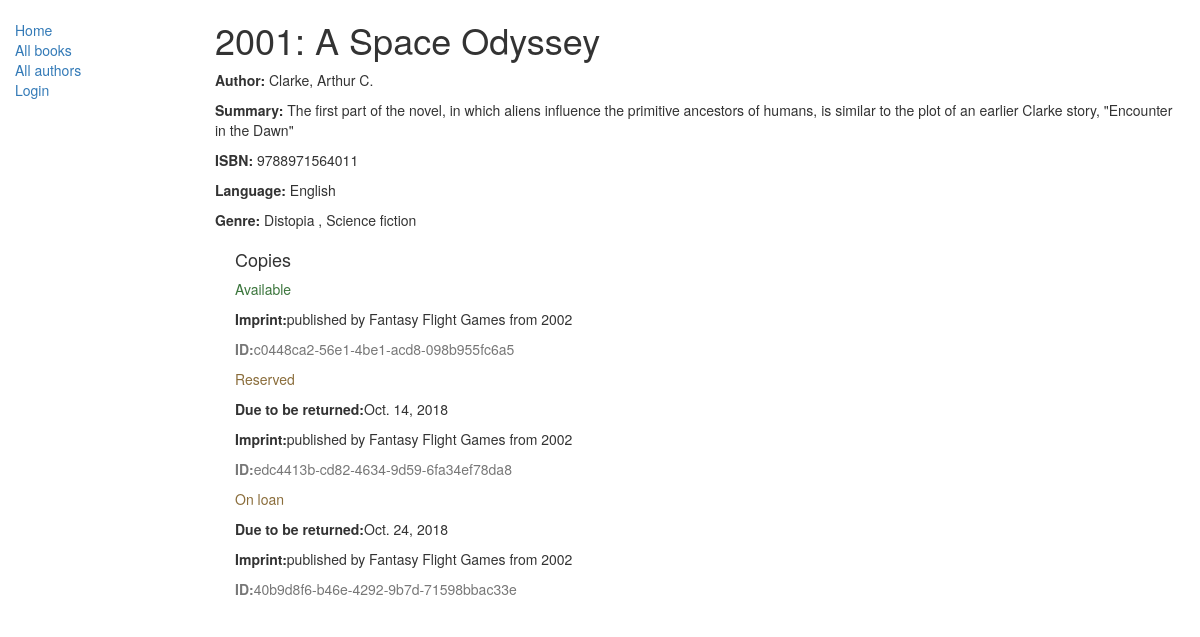
/catalog/book/1, run on the app's committed database.
### catalog/models.py (models this page shows, shortened)
class Book(models.Model):
    title = models.CharField(max_length=200)
    author = models.ForeignKey('Author', on_delete=models.SET_NULL, null=True)
    summary = models.TextField(max_length=1000, help_text="Enter a brief description of the book")
    isbn = models.CharField('ISBN', max_length=13, help_text='13 Character <a href="https://www.isbn-international.org/content/what-isbn">ISBN number</a>')
    genre = models.ManyToManyField(Genre, help_text="Select a genre for this book")
    language = models.ForeignKey('Language', on_delete=models.SET_NULL, null=True)
    def display_genre(self):
        ''' Display genre in Admin'''
        return ', '.join([genre.name for genre in self.genre.all()[:3]])
    display_genre.short_description = 'Genre'

class Author(models.Model):
    first_name = models.CharField(max_length=100)
    last_name = models.CharField(max_length=100)
    date_of_birth = models.DateField(null=True, blank=True)
    date_of_death = models.DateField('Died', null=True, blank=True)
    def __str__(self):
        return '%s, %s' % (self.last_name, self.first_name)

class Language(models.Model):
    name = models.CharField(max_length=200, help_text="Enter the book's natural language (e.g. English, French, Japanese etc.)")
    def __str__(self):
        return self.name

class Genre(models.Model):
    name = models.CharField(max_length=200, help_text="Enter a book genre (e.g. Science Fiction, French Poetry etc.)")
    def __str__(self):
        return self.name

class BookInstance(models.Model):
    id = models.UUIDField(primary_key=True, default=uuid.uuid4, help_text="Unique ID for this particular book across whole library")
    book = models.ForeignKey('Book', on_delete=models.SET_NULL, null=True)
    imprint = models.CharField(max_length=200)
    due_back = models.DateField(null=True, blank=True)
    LOAN_STATUS = (
        ('m', 'Maintenance'),
        ('o', 'On loan'),
        ('a', 'Available'),
        ('r', 'Reserved'),
    )
    status = models.CharField(max_length=1, choices=LOAN_STATUS, blank=True, default='d', help_text='Book availability')
    class Meta:
        ordering = ["due_back"]

### catalog/views.py (the view)
# urls.py: path('book/<int:pk>', views.BookDetailView.as_view(), name='book-detail'),
class BookDetailView(DetailView):
    model = Book

### templates/catalog/book_detail.html
{% extends "base_generic.html" %}
{% block content %}
    <h1>{{book.title}}</h1>
    <p><strong>Author: </strong>{{book.author}}</p>
    <p><strong>Summary: </strong>{{book.summary}}</p>
    <p><strong>ISBN: </strong>{{book.isbn}}</p>
    <p><strong>Language: </strong>{{book.language}}</p>
    <p><strong>Genre: </strong>
        {% for genre in book.genre.all %}
            {{genre}} {% if not forloop.last %}, {% endif %}
        {% endfor %}
    </p>
    <div class="bookinstance">
        <h4>Copies</h4>
        {% for copy in book.bookinstance_set.all %}
        <p class="{% if copy.status == 'a' %}text-success
                  {% elif copy.status == 'd' %}text-danger
                  {% else %}text-warning
                  {% endif %}">{{ copy.get_status_display }}</p>
            {% if copy.status != 'a' %}
                <p><strong>Due to be returned:</strong>{{copy.due_back}}</p>
            {% endif %}
            <p><strong>Imprint:</strong>{{copy.imprint}}</p>
            <p class="text-muted"><strong>ID:</strong>{{copy.id}}</p>
        {% endfor %}
    </div>
{% endblock %}

### catalog/static/css/styles.css (style rules this page uses)
.bookinstance { margin-top: 20px; margin-left: 20px; }

### data on the page
Book: title "2001: A Space Odyssey", author "Clarke, Arthur C.", summary "The first part of the novel, in which aliens influence the primitive ancestors of humans, is similar to the plot of an earlier Clarke story, \"Encounter in the Dawn\"", isbn "9788971564011", language "English"
Genre: name "Distopia"
Genre: name "Science fiction"
BookInstance: status "Available", imprint "published by Fantasy Flight Games from 2002", id "c0448ca2-56e1-4be1-acd8-098b955fc6a5"
BookInstance: status "Reserved", due_back "Oct. 14, 2018", imprint "published by Fantasy Flight Games from 2002", id "edc4413b-cd82-4634-9d59-6fa34ef78da8"
BookInstance: status "On loan", due_back "Oct. 24, 2018", imprint "published by Fantasy Flight Games from 2002", id "40b9d8f6-b46e-4292-9b7d-71598bbac33e"
